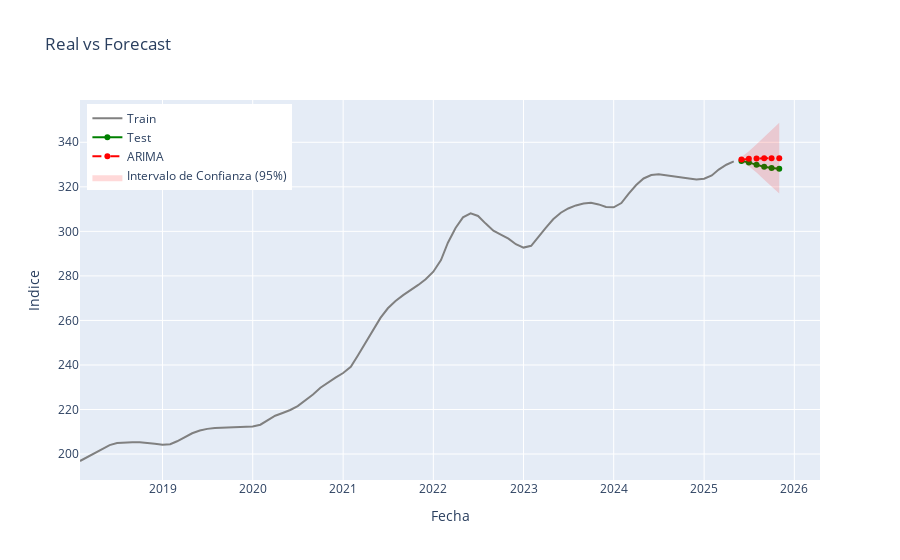

The cell this chart's notebook holds for it:
### Code cell
# @title Realizar modelo ARIMA


# Definimos el tamaño del test
test_size = 6

# Separamos los datos
train = df.iloc[:-test_size]
test = df.iloc[-test_size:]


# Ajustamos el modelo ARIMA
# Nota: Statsmodels maneja la diferenciación (d=1) internamente.
model = ARIMA(train['value'], order=(4, 1, 2))
results = model.fit()
print(results.summary())

# Realizamos el pronóstico para los pasos del Test set
# start: índice donde empieza el test, end: índice donde termina
forecast_object = results.get_forecast(steps=len(test))
forecast = forecast_object.predicted_mean
conf_int = forecast_object.conf_int(alpha=0.05) # 95% confianza

# Convertimos a DataFrame para facilitar el manejo
forecast_df = pd.DataFrame({
    'date': test.index,
    'actual': test['value'],
    'forecast': forecast.values,
    'lower_ci': conf_int.iloc[:, 0].values,
    'upper_ci': conf_int.iloc[:, 1].values
})
forecast_df.set_index('date', inplace=True)

# Cálculo de Métricas de Error
rmse = np.sqrt(mean_squared_error(test['value'], forecast))
mae = mean_absolute_error(test['value'], forecast)
print(f"\n--- Métricas de Evaluación en Test Set ---")
print(f"RMSE: {rmse:.4f}")
print(f"MAE: {mae:.4f}")


fig = go.Figure()
# Datos de Entrenamiento (Histórico)
# Mostramos solo los últimos años para que se vea bien el detalle del final
train_subset = train[train.index > '2018-01-01']

fig.add_trace(go.Scatter(
    x=train_subset.index, y=train_subset['value'],
    mode='lines', name='Train',
    line=dict(color='gray')
))

# Datos Reales (Test)
fig.add_trace(go.Scatter(
    x=test.index, y=test['value'],
    mode='lines+markers', name='Test',
    line=dict(color='green', width=2)
))

# Pronóstico del Modelo
fig.add_trace(go.Scatter(
    x=forecast_df.index, y=forecast_df['forecast'],
    mode='lines+markers', name='ARIMA',
    line=dict(color='red', dash='dash', width=2)
))

# Intervalos de Confianza
fig.add_trace(go.Scatter(
    x=forecast_df.index.tolist() + forecast_df.index[::-1].tolist(),
    y=forecast_df['upper_ci'].tolist() + forecast_df['lower_ci'][::-1].tolist(),
    fill='toself',
    fillcolor='rgba(255, 0, 0, 0.15)',
    line=dict(color='rgba(255,255,255,0)'),
    name='Intervalo de Confianza (95%)',
    hoverinfo="skip"
))

fig.update_layout(
    title='Real vs Forecast',
    xaxis_title='Fecha',
    yaxis_title='Indice',
    hovermode="x unified",
    legend=dict(yanchor="top", y=0.99, xanchor="left", x=0.01)
)

fig.show()

### Figure 1 — Plotly figure (JSON) as saved in the notebook; plotly's stock layout.template omitted (floating-point values rounded to 4 significant figures)
{"data": [{"line": {"color": "gray"}, "mode": "lines", "name": "Train", "type": "scatter", "x": ["2018-02-01T00:00:00.000000", "2018-03-01T00:00:00.000000", "2018-04-01T00:00:00.000000", "2018-05-01T00:00:00.000000", "2018-06-01T00:00:00.000000", "2018-07-01T00:00:00.000000", "2018-08-01T00:00:00.000000", "2018-09-01T00:00:00.000000", "2018-10-01T00:00:00.000000", "2018-11-01T00:00:00.000000", "2018-12-01T00:00:00.000000", "2019-01-01T00:00:00.000000", "2019-02-01T00:00:00.000000", "2019-03-01T00:00:00.000000", "2019-04-01T00:00:00.000000", "2019-05-01T00:00:00.000000", "2019-06-01T00:00:00.000000", "2019-07-01T00:00:00.000000", "2019-08-01T00:00:00.000000", "2019-09-01T00:00:00.000000", "2019-10-01T00:00:00.000000", "2019-11-01T00:00:00.000000", "2019-12-01T00:00:00.000000", "2020-01-01T00:00:00.000000", "2020-02-01T00:00:00.000000", "2020-03-01T00:00:00.000000", "2020-04-01T00:00:00.000000", "2020-05-01T00:00:00.000000", "2020-06-01T00:00:00.000000", "2020-07-01T00:00:00.000000", "2020-08-01T00:00:00.000000", "2020-09-01T00:00:00.000000", "2020-10-01T00:00:00.000000", "2020-11-01T00:00:00.000000", "2020-12-01T00:00:00.000000", "2021-01-01T00:00:00.000000", "2021-02-01T00:00:00.000000", "2021-03-01T00:00:00.000000", "2021-04-01T00:00:00.000000", "2021-05-01T00:00:00.000000", "2021-06-01T00:00:00.000000", "2021-07-01T00:00:00.000000", "2021-08-01T00:00:00.000000", "2021-09-01T00:00:00.000000", "2021-10-01T00:00:00.000000", "2021-11-01T00:00:00.000000", "2021-12-01T00:00:00.000000", "2022-01-01T00:00:00.000000", "2022-02-01T00:00:00.000000", "2022-03-01T00:00:00.000000", "2022-04-01T00:00:00.000000", "2022-05-01T00:00:00.000000", "2022-06-01T00:00:00.000000", "2022-07-01T00:00:00.000000", "2022-08-01T00:00:00.000000", "2022-09-01T00:00:00.000000", "2022-10-01T00:00:00.000000", "2022-11-01T00:00:00.000000", "2022-12-01T00:00:00.000000", "2023-01-01T00:00:00.000000", "2023-02-01T00:00:00.000000", "2023-03-01T00:00:00.000000", "2023-04-01T00:00:00.000000", "2023-05-01T00:00:00.000000", "2023-06-01T00:00:00.000000", "2023-07-01T00:00:00.000000", "2023-08-01T00:00:00.000000", "2023-09-01T00:00:00.000000", "2023-10-01T00:00:00.000000", "2023-11-01T00:00:00.000000", "2023-12-01T00:00:00.000000", "2024-01-01T00:00:00.000000", "2024-02-01T00:00:00.000000", "2024-03-01T00:00:00.000000", "2024-04-01T00:00:00.000000", "2024-05-01T00:00:00.000000", "2024-06-01T00:00:00.000000", "2024-07-01T00:00:00.000000", "2024-08-01T00:00:00.000000", "2024-09-01T00:00:00.000000", "2024-10-01T00:00:00.000000", "2024-11-01T00:00:00.000000", "2024-12-01T00:00:00.000000", "2025-01-01T00:00:00.000000", "2025-02-01T00:00:00.000000", "2025-03-01T00:00:00.000000", "2025-04-01T00:00:00.000000", "2025-05-01T00:00:00.000000"], "y": [196.9, 198.5, 200.6, 202.4, 204.0, 204.9, 205.3, 205.3, 205.3, 205.1, 204.7, 204.2, 204.4, 205.7, 207.7, 209.3, 210.6, 211.3, 211.7, 211.8, 211.9, 212.1, 212.2, 212.4, 213.2, 215.2, 217.2, 218.5, 219.8, 221.5, 224.0, 226.8, 229.8, 232.3, 234.3, 236.4, 239.2, 244.2, 249.8, 255.4, 261.1, 265.5, 268.7, 271.4, 273.6, 275.9, 278.5, 281.9, 287.1, 294.9, 301.5, 306.3, 308.1, 306.9, 303.5, 300.3, 298.5, 296.7, 294.2, 292.7, 293.5, 297.4, 301.5, 305.4, 308.4, 310.3, 311.7, 312.5, 312.9, 312.1, 310.9, 310.8, 312.7, 316.9, 320.8, 323.8, 325.3, 325.6, 325.1, 324.7, 324.0, 323.7, 323.3, 323.7, 325.1, 327.7, 329.9, 331.4]}, {"line": {"color": "green", "width": 2}, "mode": "lines+markers", "name": "Test", "type": "scatter", "x": ["2025-06-01T00:00:00.000000", "2025-07-01T00:00:00.000000", "2025-08-01T00:00:00.000000", "2025-09-01T00:00:00.000000", "2025-10-01T00:00:00.000000", "2025-11-01T00:00:00.000000"], "y": [331.6, 331.0, 329.9, 329.0, 328.5, 328.1]}, {"line": {"color": "red", "dash": "dash", "width": 2}, "mode": "lines+markers", "name": "ARIMA", "type": "scatter", "x": ["2025-06-01T00:00:00.000000", "2025-07-01T00:00:00.000000", "2025-08-01T00:00:00.000000", "2025-09-01T00:00:00.000000", "2025-10-01T00:00:00.000000", "2025-11-01T00:00:00.000000"], "y": [332.2, 332.6, 332.7, 332.8, 332.8, 332.9]}, {"fill": "toself", "fillcolor": "rgba(255, 0, 0, 0.15)", "hoverinfo": "skip", "line": {"color": "rgba(255,255,255,0)"}, "name": "Intervalo de Confianza (95%)", "type": "scatter", "x": ["2025-06-01T00:00:00", "2025-07-01T00:00:00", "2025-08-01T00:00:00", "2025-09-01T00:00:00", "2025-10-01T00:00:00", "2025-11-01T00:00:00", "2025-11-01T00:00:00", "2025-10-01T00:00:00", "2025-09-01T00:00:00", "2025-08-01T00:00:00", "2025-07-01T00:00:00", "2025-06-01T00:00:00"], "y": [333.4, 335.9, 339.1, 342.4, 345.7, 348.8, 317.0, 320.0, 323.2, 326.4, 329.3, 331.1]}], "layout": {"hovermode": "x unified", "legend": {"x": 0.01, "xanchor": "left", "y": 0.99, "yanchor": "top"}, "title": {"text": "Real vs Forecast"}, "xaxis": {"title": {"text": "Fecha"}}, "yaxis": {"title": {"text": "Indice"}}}}
